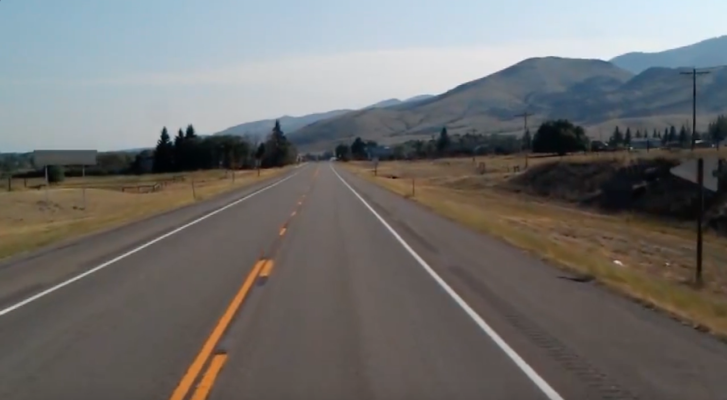
#> input picture imageProcessing/2023Week6/road1.png, 727 x 400 px
$ python t3.py
#> lines starting #> are read from the running program, lines starting #| are printed output that depends on the picture; after the words box and inside, x2 and y2 are one past the last pixel; in counts of white or black regions, pixels touching at a corner belong together
import matplotlib.pylab as plt
import cv2
import numpy as np

def region_of_interest(img, vertices):
    mask = np.zeros_like(img)
    #channel_count = img.shape[2]
    match_mask_color = 255
    cv2.fillPoly(mask, vertices, match_mask_color)
    masked_image = cv2.bitwise_and(img, mask)
    return masked_image

def drow_the_lines(img, lines):
    img = np.copy(img)
    blank_image = np.zeros((img.shape[0], img.shape[1], 3), dtype=np.uint8)

    for line in lines:
        for x1, y1, x2, y2 in line:
            cv2.line(blank_image, (x1,y1), (x2,y2), (0, 255, 0), thickness=10)

    img = cv2.addWeighted(img, 0.8, blank_image, 1, 0.0)
    return img

image = cv2.imread('road1.png')
#> image is the input picture: shape (400, 727, 3); mean B, G, R 109.7, 111.3, 112.3
image = cv2.cvtColor(image, cv2.COLOR_BGR2RGB)
print(image.shape)
#| (400, 727, 3)
height = image.shape[0]
#> height = 400
width = image.shape[1]
#> width = 727
region_of_interest_vertices = [
    (0, height),
    (width/2, height/2),
    (width, height)
]
#> region_of_interest_vertices = [(0, 400), (363.5, 200), (727, 400)]
gray_image = cv2.cvtColor(image, cv2.COLOR_RGB2GRAY)
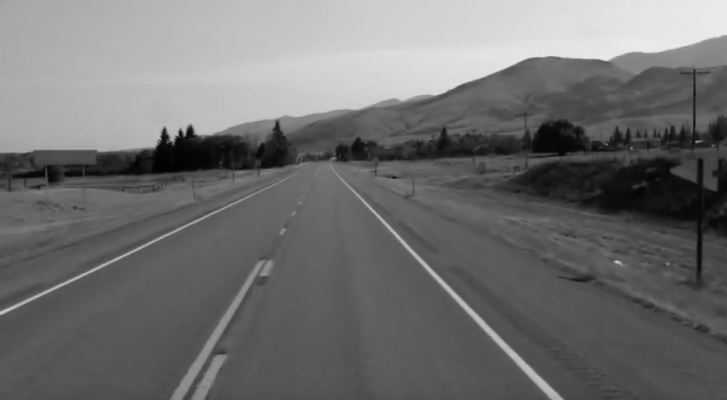
#> gray_image: shape (400, 727); min 2, max 237, mean 111.4
canny_image = cv2.Canny(gray_image, 100, 200)
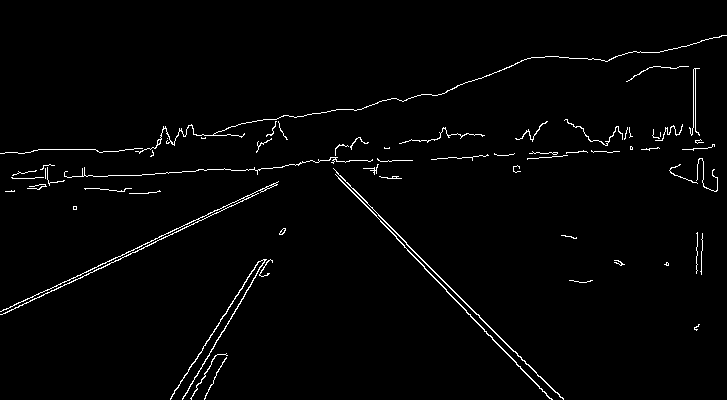
#> canny_image: shape (400, 727); 1.8% white in thin lines or dots
cropped_image = region_of_interest(canny_image,
                np.array([region_of_interest_vertices], np.int32),)
#> in region_of_interest, `cv2.fillPoly(mask, vertices, match_mask_color)`:
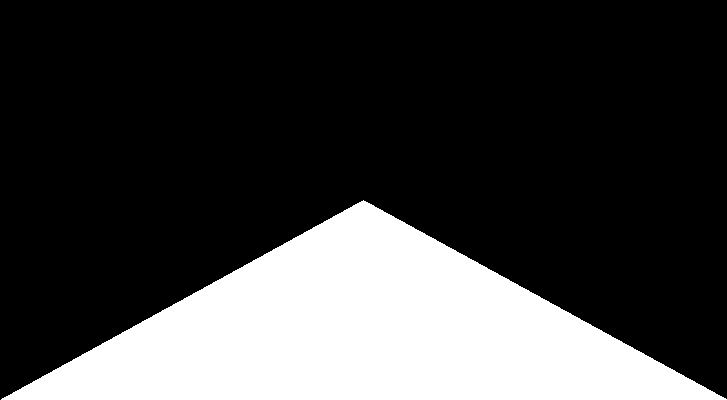
#> mask: shape (400, 727); 25.1% white; 1 white region, box (x1, y1, x2, y2) and area: (1, 200, 727, 400) 72863
#> in region_of_interest, `masked_image = cv2.bitwise_and(img, mask)`:
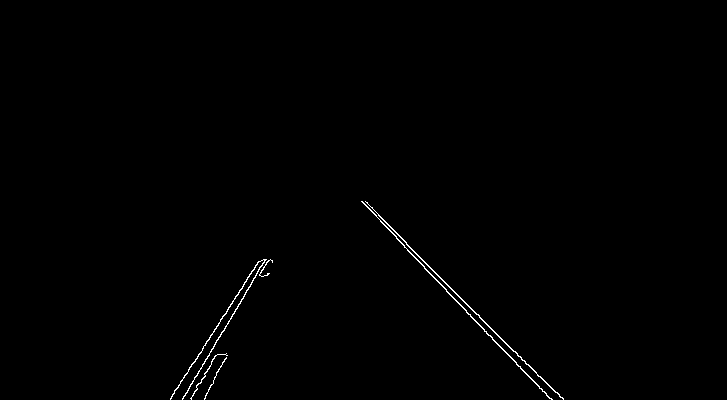
#> masked_image: shape (400, 727); 0.48% white in thin lines or dots, all inside (x1, y1, x2, y2) = (170, 201, 564, 400)
lines = cv2.HoughLinesP(cropped_image,
                        rho=6,
                        theta=np.pi/180,
                        threshold=160,
                        lines=np.array([]),
                        minLineLength=40,
                        maxLineGap=25)
#> lines = [[404, 247, 446, 289], [378, 215, 560, 397], [429, 273, 551, 399], [180, 381, 210, 337], [207, 358, 232, 314], [220, 319, 262, 260], [183, 398, 264, 259], [406, 244, 538, 376]]
image_with_lines = drow_the_lines(image, lines)
#> the loop in drow_the_lines, `for line in lines:` made 8 passes
#> after the loop in drow_the_lines, `for line in lines:`:
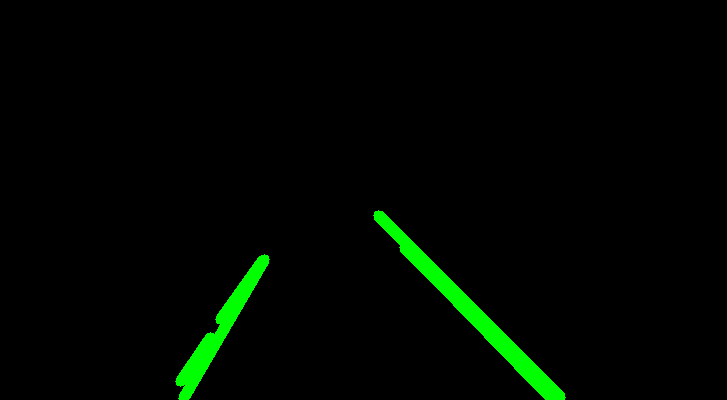
#> blank_image: shape (400, 727, 3); mean of channels 0, 1, 2 0, 6.2, 0; drawn as B, G, R
#> in drow_the_lines, `img = cv2.addWeighted(img, 0.8, blank_image, 1, 0.0)`:
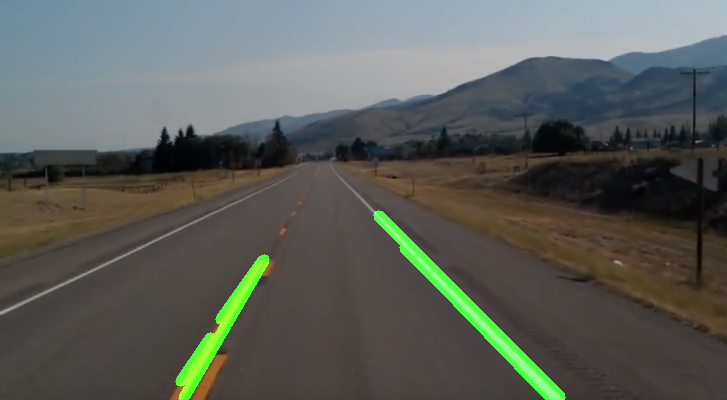
#> img: shape (400, 727, 3); mean R, G, B 89.8, 93.1, 87.7
plt.imshow(image_with_lines)
plt.show()
